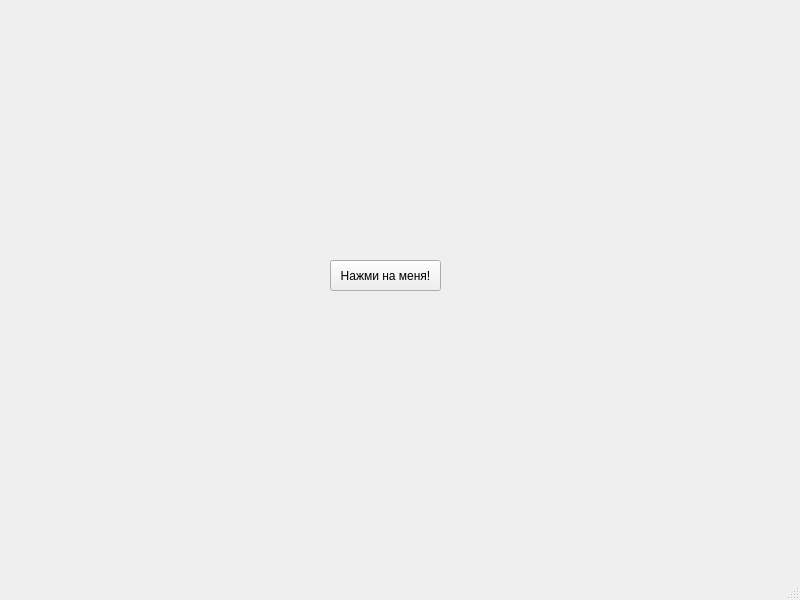
<?xml version="1.0" encoding="UTF-8"?>
<ui version="4.0">
 <class>MainWindow</class>
 <widget class="QMainWindow" name="MainWindow">
  <property name="geometry">
   <rect>
    <x>0</x>
    <y>0</y>
    <width>800</width>
    <height>600</height>
   </rect>
  </property>
  <property name="windowTitle">
   <string>MainWindow</string>
  </property>
  <widget class="QWidget" name="centralwidget">
   <widget class="QPushButton" name="pushButton">
    <property name="geometry">
     <rect>
      <x>330</x>
      <y>260</y>
      <width>111</width>
      <height>31</height>
     </rect>
    </property>
    <property name="text">
     <string>Нажми на меня!</string>
    </property>
   </widget>
  </widget>
  <widget class="QMenuBar" name="menubar">
   <property name="geometry">
    <rect>
     <x>0</x>
     <y>0</y>
     <width>800</width>
     <height>21</height>
    </rect>
   </property>
  </widget>
  <widget class="QStatusBar" name="statusbar"/>
 </widget>
 <resources/>
 <connections/>
</ui>
